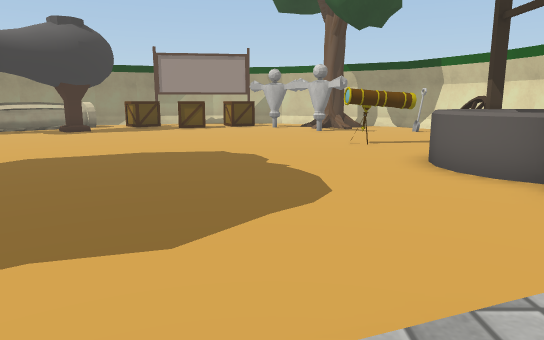
[1] (above)

23 first-person views from a walk through a scene from a Unity 3-D project. The camera is 1.2 m above the floor, tilts 10° down and sees 70° across. The floor is counted in squares, 1 m on a side. Each view is taken from the middle of a square. On the plan, view 1 faces up. The plan holds only what a view shows up to about 15 squares ahead; the rest is blank. The place goes on beyond the plan. The player is left out. Door leaves are left out, so doorways stand open. Some surface patterns are stand-ins.

[2]
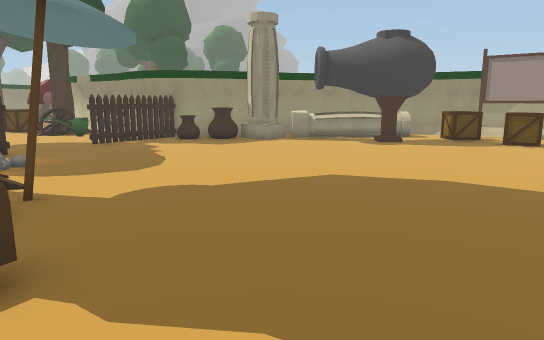

[3]
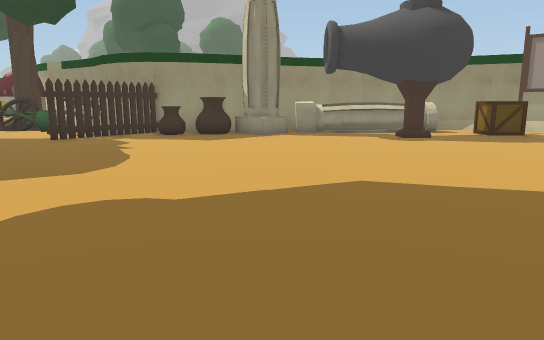

[4]
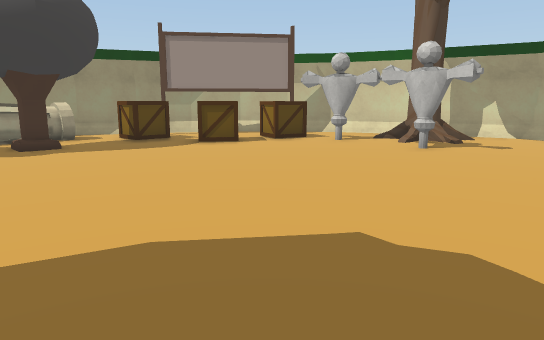

[5]
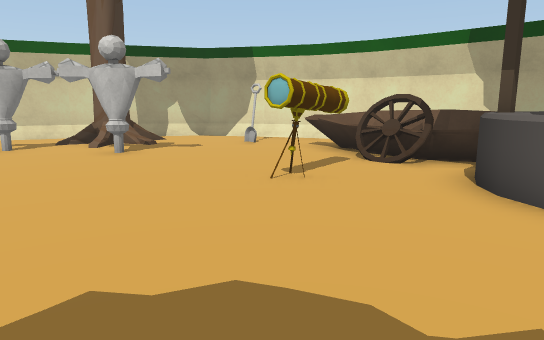

[6]
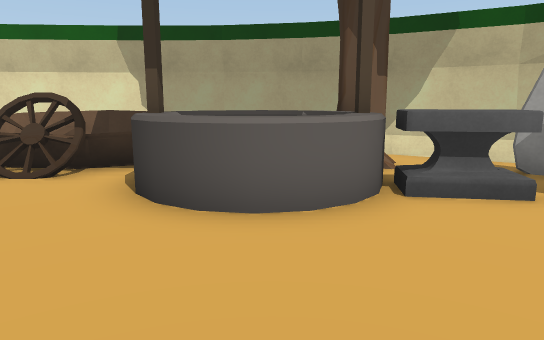

[7]
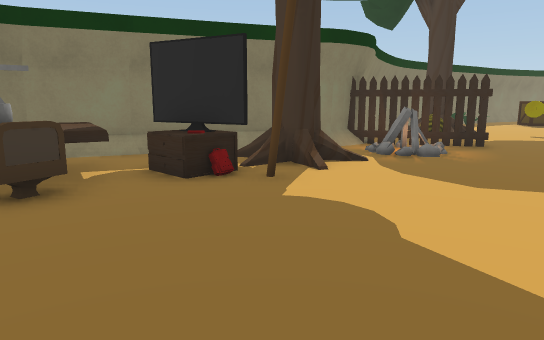

[8]
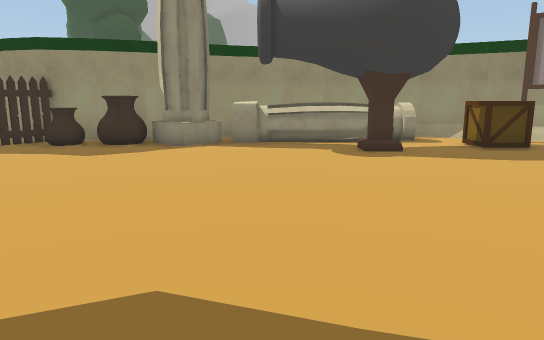

[9]
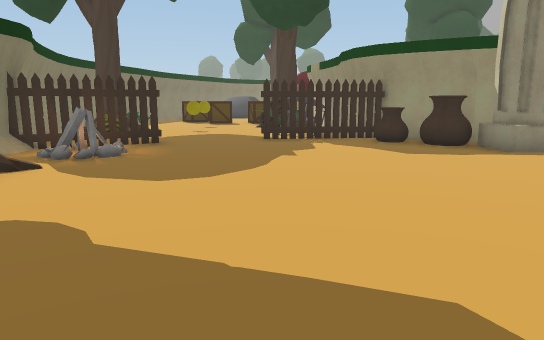

[10]
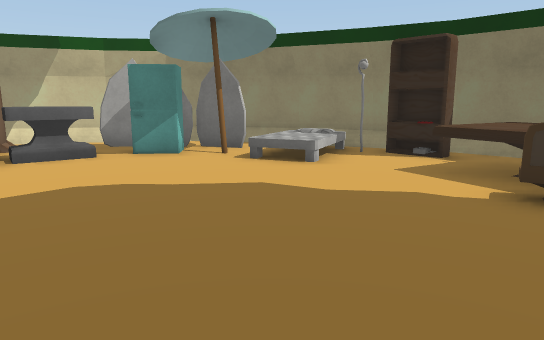

[11]
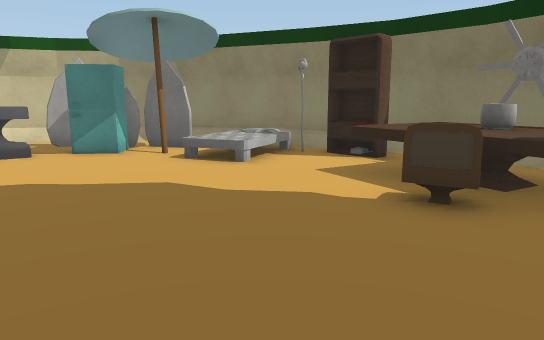

[12]
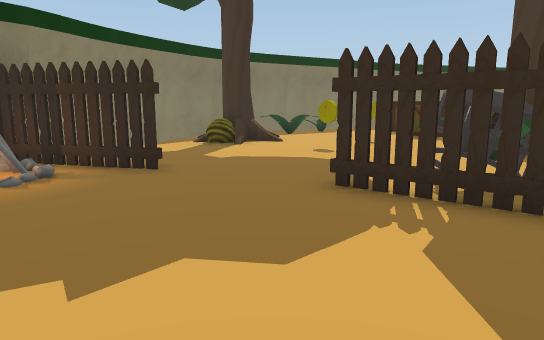

[13]
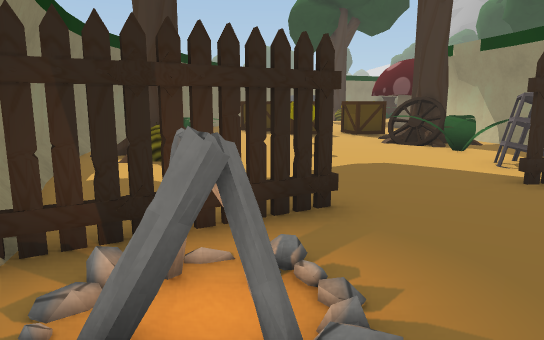

[14]
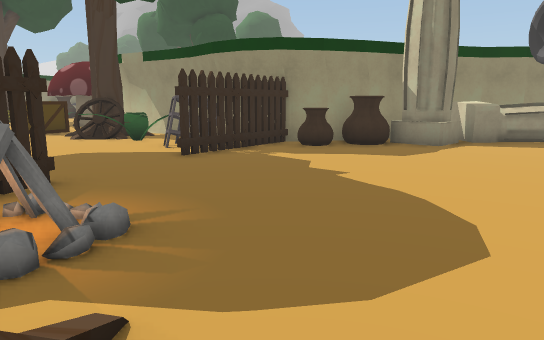

[15]
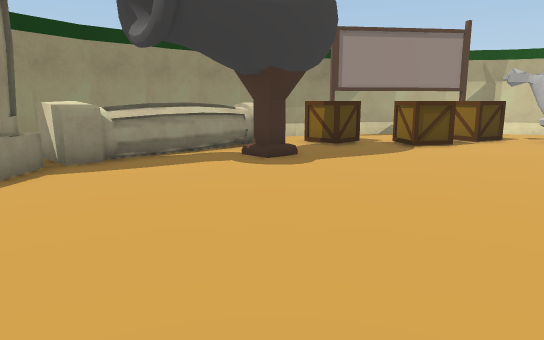

[16]
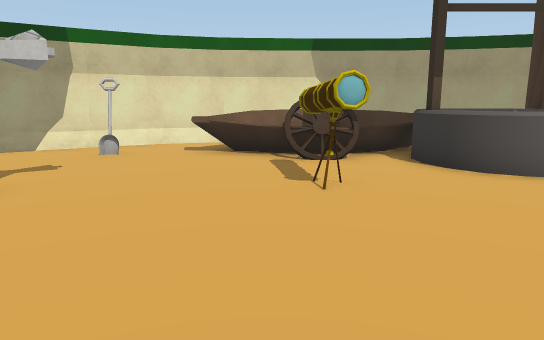

[17]
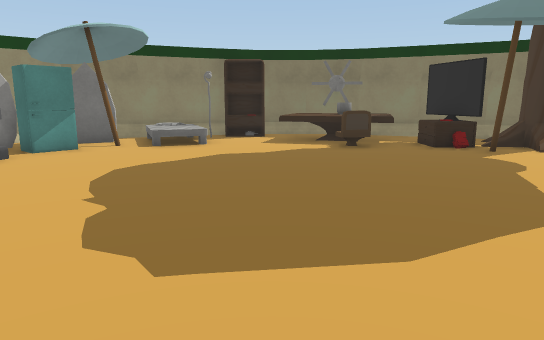

[18]
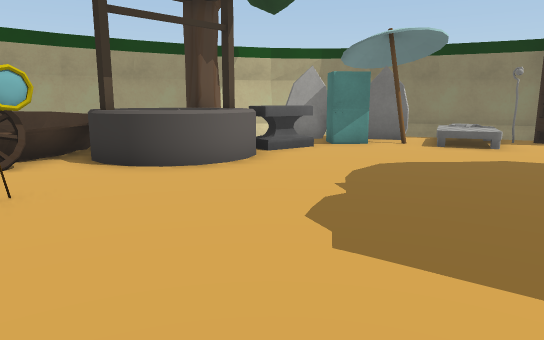

[19]
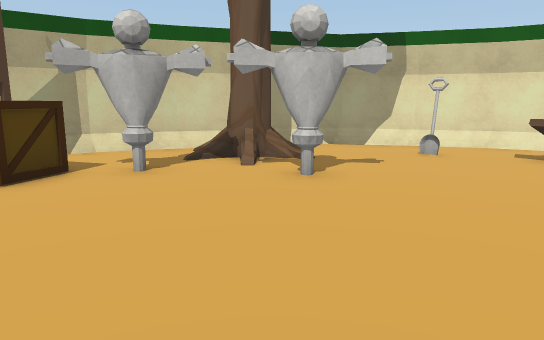

[20]
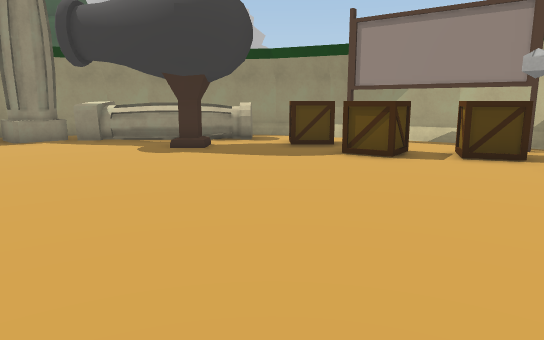

[21]
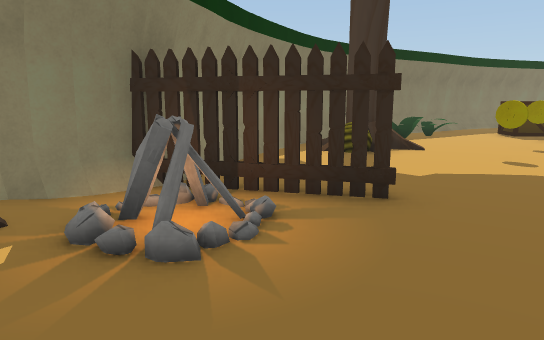

[22]
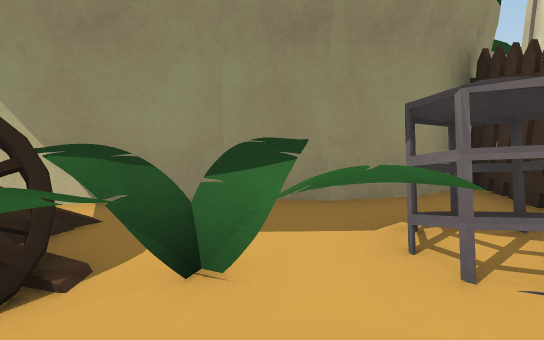

[23]
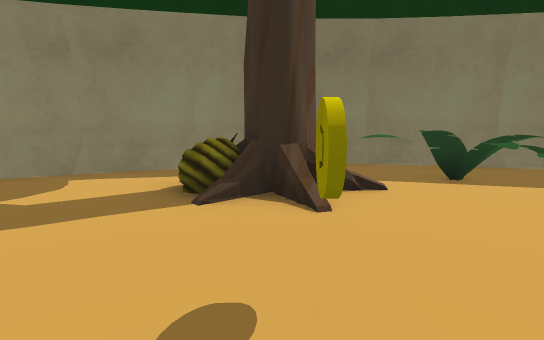

### Floor plan
Key: @ floor where view 1 was taken; # wall or solid block; x gap in a wall; . main floor; : floor 0.5 m higher than the main floor; + floor 0.75 m higher than the main floor; / step, stairs or slope; D open door; = window, fence, low wall or low ledge; ^ raised ledge; O other object.
Columns run from 22 left of view 1 to 9 right of it. Each row starts with its distance up from view 1.
 21              ####OOOOO ####
 20             ##..OO..OO....##
 19            ##O.OOOOOOOO.OO=###
 18           ##OOO.O.OO..OO.O...#
 17          ##OOOO..............##
 16         ##OOOOOO........O...###
 15         #OOO..O...............##
 14        ##OO.................OO #
 13        #OOO.................OOO#
 12       ##OO..................OOO#
 11      ##OO................##OOOO#
 10 #######O...................OOOO#
  9  ..OOO#...................=#OOO#
  8 OOOOOO#..................^=:^OO#
  7 OOOOOO#D.................=  ^O #
  6 ..O...DDD................=^#OO #
  5 ......DDD.................^#OO##
  4 O..O..DDO.................^ . #
  3 ........O.O....O.........##O.##
  2 ........OOO.OO.O..O......#OO #
  1 O..OO....O# OO.O^x#=../:O#####
  0 =OOO/..###### .O=+++=.@:/#
 -1 =#######    ###.==+=#O#:/#
 -2               #####=OOO###
 -3                  #######

Positions as (right, up) in squares from view 1, and headings:
1: (0, 0), facing up
2: (0, 1), facing up-left
3: (-2, 3), facing up-left
4: (-2, 6), facing up
5: (-2, 7), facing up-right
6: (-1, 7), facing right
7: (-3, 7), facing down-left
8: (-3, 7), facing up-left
9: (-3, 7), facing left
10: (-5, 7), facing down-right
11: (-6, 6), facing down-right
12: (-11, 10), facing down-left
13: (-10, 3), facing left
14: (-8, 2), facing up-left
15: (-8, 7), facing up
16: (-3, 12), facing right
17: (-2, 12), facing down
18: (-3, 12), facing down-right
19: (-3, 12), facing up-right
20: (1, 10), facing up-left
21: (-10, 6), facing down-left
22: (-19, 5), facing up
23: (-19, 6), facing down
